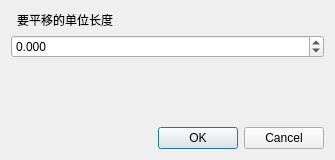
<?xml version="1.0" encoding="UTF-8"?>
<ui version="4.0">
 <class>LabelingDialog</class>
 <widget class="QDialog" name="LabelingDialog">
  <property name="geometry">
   <rect>
    <x>0</x>
    <y>0</y>
    <width>335</width>
    <height>160</height>
   </rect>
  </property>
  <property name="sizePolicy">
   <sizepolicy hsizetype="Maximum" vsizetype="Maximum">
    <horstretch>0</horstretch>
    <verstretch>0</verstretch>
   </sizepolicy>
  </property>
  <property name="windowTitle">
   <string>手动平移</string>
  </property>
  <layout class="QVBoxLayout" name="verticalLayout">
   <item>
    <layout class="QFormLayout" name="formLayout">
     <item row="0" column="1">
      <widget class="QLabel" name="label_2">
       <property name="toolTip">
        <string>Minimum number of points per component</string>
       </property>
       <property name="text">
        <string>要平移的单位长度</string>
       </property>
      </widget>
     </item>
    </layout>
   </item>
   <item>
    <widget class="QDoubleSpinBox" name="assemble">
     <property name="decimals">
      <number>3</number>
     </property>
     <property name="minimum">
      <double>-999.000000000000000</double>
     </property>
     <property name="maximum">
      <double>999.000000000000000</double>
     </property>
     <property name="singleStep">
      <double>0.005000000000000</double>
     </property>
    </widget>
   </item>
   <item>
    <spacer name="verticalSpacer">
     <property name="orientation">
      <enum>Qt::Vertical</enum>
     </property>
     <property name="sizeHint" stdset="0">
      <size>
       <width>20</width>
       <height>40</height>
      </size>
     </property>
    </spacer>
   </item>
   <item>
    <widget class="QDialogButtonBox" name="buttonBox">
     <property name="orientation">
      <enum>Qt::Horizontal</enum>
     </property>
     <property name="standardButtons">
      <set>QDialogButtonBox::Cancel|QDialogButtonBox::Ok</set>
     </property>
    </widget>
   </item>
  </layout>
 </widget>
 <resources/>
 <connections>
  <connection>
   <sender>buttonBox</sender>
   <signal>accepted()</signal>
   <receiver>LabelingDialog</receiver>
   <slot>accept()</slot>
   <hints>
    <hint type="sourcelabel">
     <x>248</x>
     <y>254</y>
    </hint>
    <hint type="destinationlabel">
     <x>157</x>
     <y>274</y>
    </hint>
   </hints>
  </connection>
  <connection>
   <sender>buttonBox</sender>
   <signal>rejected()</signal>
   <receiver>LabelingDialog</receiver>
   <slot>reject()</slot>
   <hints>
    <hint type="sourcelabel">
     <x>316</x>
     <y>260</y>
    </hint>
    <hint type="destinationlabel">
     <x>286</x>
     <y>274</y>
    </hint>
   </hints>
  </connection>
 </connections>
</ui>
